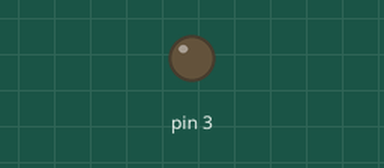
Bench run of a sketch on a simulated Arduino Uno, built with avr-gcc and run on an emulated ATmega328P. On the bench: output pins drawn as LEDs (lit = HIGH).

Above: at 0.05 s.
At 1.2 s:
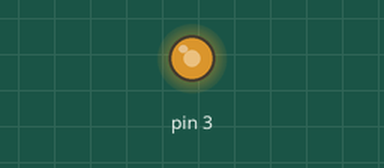
At 4.4 s:
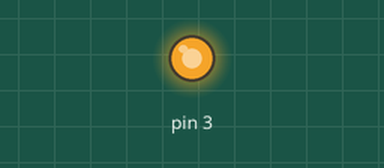
Timing chart, 0 to 5.7 s (numbered marks = the images above):
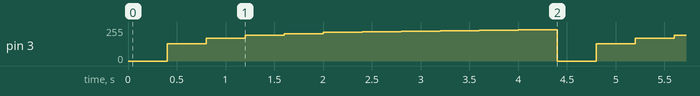

The sketch:

brightness_control01.ino
```cpp
void setup() {
  // put your setup code here, to run once:
  pinMode(3, OUTPUT);

}

void loop() {
  // put your main code here, to run repeatedly:
  for (int i=1; i<=11; i++) {
    int h = 256 - (256 / i);
    analogWrite(3, h); // h에는 정수값이 와야 함
    delay(400);
  }
  // for (int br = 0; br <= 255; br += 25) {
  //   analogWrite(3, br);
  //   delay(400);
  // }
  // delay(1000);
}
```

Measured:
- by itself, pin 3: repeats every 4.4 s: 171/255 0.40 s, 192/255 0.40 s, 205/255 0.40 s, 214/255 0.40 s, 220/255 0.40 s, 224/255 0.40 s, 228/255 0.40 s, 231/255 0.40 s, 233/255 0.40 s, 0/255 0.40 s, 128/255 0.40 s
